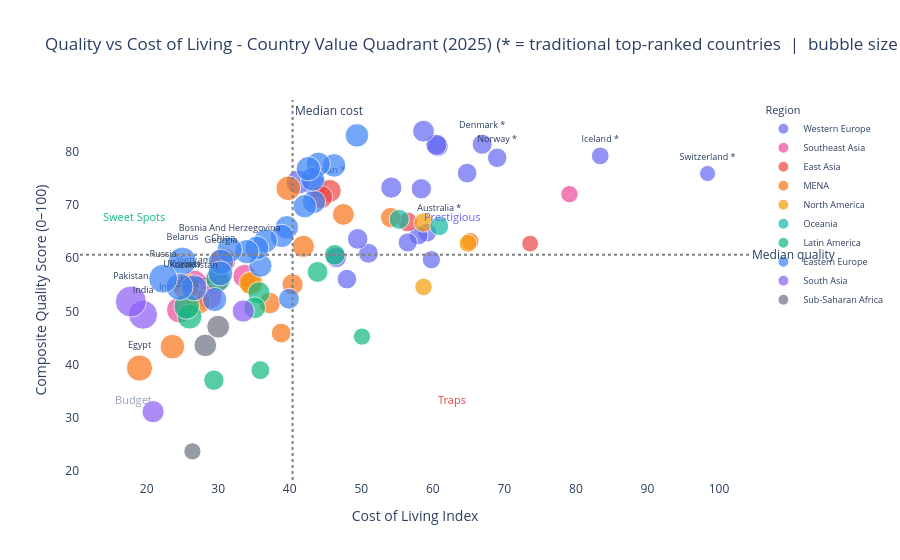

Notebook code for this chart:
### Markdown cell above
---
## Section 2: The Value Quadrant

Every country plotted by cost (x-axis) and quality (y-axis). Dividing lines sit at the median cost and median quality across all 89 countries:

- **Top-left (Sweet Spots):** High quality, low cost
- **Top-right (Prestigious):** High quality, high cost - traditional liveability top countries
- **Bottom-left (Budget):** Low quality, low cost
- **Bottom-right (Traps):** Low quality, high cost

Bubble size reflects the value index.

### Code cell
med_cost    = df['Cost of Living Index'].median()
med_quality = df['quality_score'].median()

top15_set = set(df.nlargest(15, 'value_index')['Country'])
flagship  = {'Switzerland', 'Denmark', 'Australia', 'Norway', 'Iceland', 'Japan'}

def label_country(row):
    if row['Country'] in top15_set: return row['Country']
    if row['Country'] in flagship:  return row['Country'] + ' *'
    return ''

df['label'] = df.apply(label_country, axis=1)

fig = px.scatter(
    df,
    x='Cost of Living Index',
    y='quality_score',
    size='size_bubble',
    color='region',
    hover_name='Country',
    text='label',
    color_discrete_map=REGION_COLORS,
    hover_data={
        'value_index':          ':.3f',
        'quality_score':        ':.1f',
        'Cost of Living Index': ':.1f',
        'size_bubble':          False,
        'region':               False,
    },
    title=f'Quality vs Cost of Living - Country Value Quadrant ({YEAR})\n'
          '(* = traditional top-ranked countries  |  bubble size = value index)',
    labels={
        'Cost of Living Index': 'Cost of Living Index',
        'quality_score':        'Composite Quality Score (0–100)',
        'region':               'Region',
    },
    size_max=22,
)

fig.add_vline(x=med_cost,    line_dash='dot', line_color='grey',
              annotation_text='Median cost',    annotation_position='top right')
fig.add_hline(y=med_quality, line_dash='dot', line_color='grey',
              annotation_text='Median quality', annotation_position='right')

fig.update_traces(textposition='top center', textfont=dict(size=9))
fig.update_layout(
    plot_bgcolor='white', paper_bgcolor='white',
    legend=dict(font=dict(size=9)),
    annotations=fig.layout.annotations + (
        dict(x=med_cost*0.45,  y=med_quality*1.12, text='Sweet Spots',
             showarrow=False, font=dict(size=11, color='#10B981')),
        dict(x=med_cost*1.55,  y=med_quality*1.12, text='Prestigious',
             showarrow=False, font=dict(size=11, color='#6366F1')),
        dict(x=med_cost*0.45,  y=med_quality*0.55, text='Budget',
             showarrow=False, font=dict(size=11, color='#94A3B8')),
        dict(x=med_cost*1.55,  y=med_quality*0.55, text='Traps',
             showarrow=False, font=dict(size=11, color='#EF4444')),
    )
)
fig.show()

### Figure 1 — Plotly figure (JSON) as saved in the notebook; plotly's stock layout.template omitted (floating-point values rounded to 4 significant figures)
{"data": [{"customdata": [[0.772, 0.772, "Western Europe"], [0.95, 0.95, "Western Europe"], [1.143, 1.143, "Western Europe"], [1.217, 1.217, "Western Europe"], [1.173, 1.173, "Western Europe"], [1.336, 1.336, "Western Europe"], [1.344, 1.344, "Western Europe"], [0.998, 0.998, "Western Europe"], [1.095, 1.095, "Western Europe"], [1.429, 1.429, "Western Europe"], [1.251, 1.251, "Western Europe"], [1.109, 1.109, "Western Europe"], [1.114, 1.114, "Western Europe"], [1.352, 1.352, "Western Europe"], [1.194, 1.194, "Western Europe"], [1.285, 1.285, "Western Europe"], [1.168, 1.168, "Western Europe"], [1.293, 1.293, "Western Europe"], [1.694, 1.694, "Western Europe"], [1.803, 1.803, "Western Europe"]], "hovertemplate": "<b>%{hovertext}</b><br><br>Cost of Living Index=%{x:.1f}<br>Composite Quality Score (0–100)=%{y:.1f}<br>label=%{text}<br>value_index=%{customdata[0]:.3f}<extra></extra>", "hovertext": ["Switzerland", "Iceland", "Norway", "Denmark", "Luxembourg", "Austria", "Netherlands", "Ireland", "United Kingdom", "Finland", "Germany", "France", "Belgium", "Sweden", "Italy", "Cyprus", "Malta", "Greece", "Spain", "Portugal"], "legendgroup": "Western Europe", "marker": {"color": "#6366F1", "size": [0.772, 0.95, 1.143, 1.217, 1.173, 1.336, 1.344, 0.998, 1.095, 1.429, 1.251, 1.109, 1.114, 1.352, 1.194, 1.285, 1.168, 1.293, 1.694, 1.803], "sizemode": "area", "sizeref": 0.006017, "symbol": "circle"}, "mode": "markers+text", "name": "Western Europe", "orientation": "v", "showlegend": true, "text": ["Switzerland *", "Iceland *", "Norway *", "Denmark *", "", "", "", "", "", "", "", "", "", "", "", "", "", "", "", ""], "textfont": {"size": 9}, "textposition": "top center", "type": "scatter", "x": [98.4, 83.4, 69.0, 66.9, 64.8, 60.7, 60.5, 59.8, 59.2, 58.7, 58.4, 58.0, 56.5, 54.2, 51.0, 49.5, 48.0, 46.5, 43.5, 41.2], "xaxis": "x", "y": [75.92, 79.24, 78.89, 81.42, 76.0, 81.1, 81.32, 59.7, 64.82, 83.89, 73.05, 64.3, 62.96, 73.27, 60.91, 63.62, 56.05, 60.15, 73.7, 74.3], "yaxis": "y"}, {"customdata": [[0.911, 0.911, "Southeast Asia"], [1.68, 1.68, "Southeast Asia"], [1.872, 1.872, "Southeast Asia"], [1.831, 1.831, "Southeast Asia"], [2.079, 2.079, "Southeast Asia"], [2.042, 2.042, "Southeast Asia"]], "hovertemplate": "<b>%{hovertext}</b><br><br>Cost of Living Index=%{x:.1f}<br>Composite Quality Score (0–100)=%{y:.1f}<br>label=%{text}<br>value_index=%{customdata[0]:.3f}<extra></extra>", "hovertext": ["Singapore", "Thailand", "Malaysia", "Philippines", "Vietnam", "Indonesia"], "legendgroup": "Southeast Asia", "marker": {"color": "#EC4899", "size": [0.911, 1.68, 1.872, 1.831, 2.079, 2.042], "sizemode": "area", "sizeref": 0.006017, "symbol": "circle"}, "mode": "markers+text", "name": "Southeast Asia", "orientation": "v", "showlegend": true, "text": ["", "", "", "", "Vietnam", "Indonesia"], "textfont": {"size": 9}, "textposition": "top center", "type": "scatter", "x": [79.1, 33.7, 29.7, 28.8, 26.6, 24.6], "xaxis": "x", "y": [72.04, 56.61, 55.61, 52.73, 55.31, 50.24], "yaxis": "y"}, {"customdata": [[0.852, 0.852, "East Asia"], [1.182, 1.182, "East Asia"], [1.593, 1.593, "East Asia"], [1.61, 1.61, "East Asia"], [1.94, 1.94, "East Asia"]], "hovertemplate": "<b>%{hovertext}</b><br><br>Cost of Living Index=%{x:.1f}<br>Composite Quality Score (0–100)=%{y:.1f}<br>label=%{text}<br>value_index=%{customdata[0]:.3f}<extra></extra>", "hovertext": ["Hong Kong (China)", "South Korea", "Japan", "Taiwan", "China"], "legendgroup": "East Asia", "marker": {"color": "#EF4444", "size": [0.852, 1.182, 1.593, 1.61, 1.94], "sizemode": "area", "sizeref": 0.006017, "symbol": "circle"}, "mode": "markers+text", "name": "East Asia", "orientation": "v", "showlegend": true, "text": ["", "", "Japan *", "", "China"], "textfont": {"size": 9}, "textposition": "top center", "type": "scatter", "x": [73.6, 56.5, 45.6, 44.4, 30.7], "xaxis": "x", "y": [62.74, 66.81, 72.65, 71.5, 59.57], "yaxis": "y"}, {"customdata": [[0.969, 0.969, "MENA"], [1.25, 1.25, "MENA"], [1.436, 1.436, "MENA"], [1.485, 1.485, "MENA"], [1.363, 1.363, "MENA"], [1.838, 1.838, "MENA"], [1.183, 1.183, "MENA"], [1.386, 1.386, "MENA"], [1.592, 1.592, "MENA"], [1.904, 1.904, "MENA"], [2.142, 2.142, "MENA"], [1.837, 1.837, "MENA"], [2.07, 2.07, "MENA"]], "hovertemplate": "<b>%{hovertext}</b><br><br>Cost of Living Index=%{x:.1f}<br>Composite Quality Score (0–100)=%{y:.1f}<br>label=%{text}<br>value_index=%{customdata[0]:.3f}<extra></extra>", "hovertext": ["Israel", "United Arab Emirates", "Qatar", "Saudi Arabia", "Kuwait", "Oman", "Lebanon", "Jordan", "Turkey", "Morocco", "Tunisia", "Iran", "Egypt"], "legendgroup": "MENA", "marker": {"color": "#F97316", "size": [0.969, 1.25, 1.436, 1.485, 1.363, 1.838, 1.183, 1.386, 1.592, 1.904, 2.142, 1.837, 2.07], "sizemode": "area", "sizeref": 0.006017, "symbol": "circle"}, "mode": "markers+text", "name": "MENA", "orientation": "v", "showlegend": true, "text": ["", "", "", "", "", "", "", "", "", "Morocco", "Tunisia", "", "Egypt"], "textfont": {"size": 9}, "textposition": "top center", "type": "scatter", "x": [65.2, 54.1, 47.5, 41.9, 40.4, 39.8, 38.8, 37.2, 34.7, 27.2, 25.5, 23.6, 19.0], "xaxis": "x", "y": [63.15, 67.63, 68.23, 62.22, 55.05, 73.14, 45.91, 51.54, 55.24, 51.79, 54.63, 43.35, 39.33], "yaxis": "y"}, {"customdata": [[0.967, 0.967, "North America"], [0.93, 0.93, "North America"], [1.136, 1.136, "North America"], [1.604, 1.604, "North America"]], "hovertemplate": "<b>%{hovertext}</b><br><br>Cost of Living Index=%{x:.1f}<br>Composite Quality Score (0–100)=%{y:.1f}<br>label=%{text}<br>value_index=%{customdata[0]:.3f}<extra></extra>", "hovertext": ["United States", "Puerto Rico", "Canada", "Mexico"], "legendgroup": "North America", "marker": {"color": "#F59E0B", "size": [0.967, 0.93, 1.136, 1.604], "sizemode": "area", "sizeref": 0.006017, "symbol": "circle"}, "mode": "markers+text", "name": "North America", "orientation": "v", "showlegend": true, "text": ["", "", "", ""], "textfont": {"size": 9}, "textposition": "top center", "type": "scatter", "x": [64.9, 58.7, 58.7, 34.5], "xaxis": "x", "y": [62.78, 54.59, 66.71, 55.33], "yaxis": "y"}, {"customdata": [[1.084, 1.084, "Oceania"], [1.217, 1.217, "Oceania"]], "hovertemplate": "<b>%{hovertext}</b><br><br>Cost of Living Index=%{x:.1f}<br>Composite Quality Score (0–100)=%{y:.1f}<br>label=%{text}<br>value_index=%{customdata[0]:.3f}<extra></extra>", "hovertext": ["Australia", "New Zealand"], "legendgroup": "Oceania", "marker": {"color": "#14B8A6", "size": [1.084, 1.217], "sizemode": "area", "sizeref": 0.006017, "symbol": "circle"}, "mode": "markers+text", "name": "Oceania", "orientation": "v", "showlegend": true, "text": ["Australia *", ""], "textfont": {"size": 9}, "textposition": "top center", "type": "scatter", "x": [60.9, 55.3], "xaxis": "x", "y": [66.01, 67.31], "yaxis": "y"}, {"customdata": [[0.903, 0.903, "Latin America"], [1.309, 1.309, "Latin America"], [1.308, 1.308, "Latin America"], [1.084, 1.084, "Latin America"], [1.498, 1.498, "Latin America"], [1.443, 1.443, "Latin America"], [1.869, 1.869, "Latin America"], [1.26, 1.26, "Latin America"], [1.885, 1.885, "Latin America"], [1.989, 1.989, "Latin America"]], "hovertemplate": "<b>%{hovertext}</b><br><br>Cost of Living Index=%{x:.1f}<br>Composite Quality Score (0–100)=%{y:.1f}<br>label=%{text}<br>value_index=%{customdata[0]:.3f}<extra></extra>", "hovertext": ["Costa Rica", "Uruguay", "Panama", "Venezuela", "Argentina", "Chile", "Ecuador", "Peru", "Colombia", "Brazil"], "legendgroup": "Latin America", "marker": {"color": "#10B981", "size": [0.903, 1.309, 1.308, 1.084, 1.498, 1.443, 1.869, 1.26, 1.885, 1.989], "sizemode": "area", "sizeref": 0.006017, "symbol": "circle"}, "mode": "markers+text", "name": "Latin America", "orientation": "v", "showlegend": true, "text": ["", "", "", "", "", "", "", "", "", "Brazil"], "textfont": {"size": 9}, "textposition": "top center", "type": "scatter", "x": [50.1, 46.3, 43.9, 35.9, 35.7, 35.1, 30.0, 29.4, 26.0, 25.6], "xaxis": "x", "y": [45.24, 60.62, 57.41, 38.93, 53.47, 50.66, 56.08, 37.04, 49.01, 50.91], "yaxis": "y"}, {"customdata": [[1.682, 1.682, "Eastern Europe"], [1.676, 1.676, "Eastern Europe"], [1.765, 1.765, "Eastern Europe"], [1.626, 1.626, "Eastern Europe"], [1.732, 1.732, "Eastern Europe"], [1.804, 1.804, "Eastern Europe"], [1.657, 1.657, "Eastern Europe"], [1.312, 1.312, "Eastern Europe"], [1.662, 1.662, "Eastern Europe"], [1.65, 1.65, "Eastern Europe"], [1.728, 1.728, "Eastern Europe"], [1.632, 1.632, "Eastern Europe"], [1.749, 1.749, "Eastern Europe"], [1.801, 1.801, "Eastern Europe"], [1.949, 1.949, "Eastern Europe"], [1.951, 1.951, "Eastern Europe"], [1.885, 1.885, "Eastern Europe"], [1.77, 1.77, "Eastern Europe"], [2.045, 2.045, "Eastern Europe"], [2.378, 2.378, "Eastern Europe"], [2.22, 2.22, "Eastern Europe"], [2.517, 2.517, "Eastern Europe"]], "hovertemplate": "<b>%{hovertext}</b><br><br>Cost of Living Index=%{x:.1f}<br>Composite Quality Score (0–100)=%{y:.1f}<br>label=%{text}<br>value_index=%{customdata[0]:.3f}<extra></extra>", "hovertext": ["Estonia", "Slovenia", "Lithuania", "Latvia", "Croatia", "Czech Republic", "Slovakia", "Albania", "Armenia", "Poland", "Hungary", "Serbia", "Bulgaria", "Romania", "Bosnia And Herzegovina", "Georgia", "North Macedonia", "Azerbaijan", "Kazakhstan", "Belarus", "Ukraine", "Russia"], "legendgroup": "Eastern Europe", "marker": {"color": "#3B82F6", "size": [1.682, 1.676, 1.765, 1.626, 1.732, 1.804, 1.657, 1.312, 1.662, 1.65, 1.728, 1.632, 1.749, 1.801, 1.949, 1.951, 1.885, 1.77, 2.045, 2.378, 2.22, 2.517], "sizemode": "area", "sizeref": 0.006017, "symbol": "circle"}, "mode": "markers+text", "name": "Eastern Europe", "orientation": "v", "showlegend": true, "text": ["", "", "", "", "", "", "", "", "", "", "", "", "", "", "Bosnia And Herzegovina", "Georgia", "", "", "Kazakhstan", "Belarus", "Ukraine", "Russia"], "textfont": {"size": 9}, "textposition": "top center", "type": "scatter", "x": [49.4, 46.2, 44.0, 43.4, 43.2, 42.6, 42.1, 39.9, 39.6, 38.9, 36.6, 35.9, 35.4, 34.0, 31.6, 30.4, 30.3, 29.5, 26.6, 25.0, 24.6, 22.3], "xaxis": "x", "y": [83.1, 77.44, 77.68, 70.59, 74.82, 76.83, 69.78, 52.36, 65.81, 64.18, 63.23, 58.57, 61.9, 61.22, 61.58, 59.32, 57.12, 52.22, 54.41, 59.44, 54.61, 56.13], "yaxis": "y"}, {"customdata": [[1.494, 1.494, "South Asia"], [1.488, 1.488, "South Asia"], [2.53, 2.53, "South Asia"], [2.912, 2.912, "South Asia"]], "hovertemplate": "<b>%{hovertext}</b><br><br>Cost of Living Index=%{x:.1f}<br>Composite Quality Score (0–100)=%{y:.1f}<br>label=%{text}<br>value_index=%{customdata[0]:.3f}<extra></extra>", "hovertext": ["Sri Lanka", "Bangladesh", "India", "Pakistan"], "legendgroup": "South Asia", "marker": {"color": "#8B5CF6", "size": [1.494, 1.488, 2.53, 2.912], "sizemode": "area", "sizeref": 0.006017, "symbol": "circle"}, "mode": "markers+text", "name": "South Asia", "orientation": "v", "showlegend": true, "text": ["", "", "India", "Pakistan"], "textfont": {"size": 9}, "textposition": "top center", "type": "scatter", "x": [33.5, 20.9, 19.5, 17.8], "xaxis": "x", "y": [50.05, 31.11, 49.34, 51.84], "yaxis": "y"}, {"customdata": [[1.57, 1.57, "Sub-Saharan Africa"], [1.546, 1.546, "Sub-Saharan Africa"], [0.896, 0.896, "Sub-Saharan Africa"]], "hovertemplate": "<b>%{hovertext}</b><br><br>Cost of Living Index=%{x:.1f}<br>Composite Quality Score (0–100)=%{y:.1f}<br>label=%{text}<br>value_index=%{customdata[0]:.3f}<extra></extra>", "hovertext": ["South Africa", "Kenya", "Nigeria"], "legendgroup": "Sub-Saharan Africa", "marker": {"color": "#6B7280", "size": [1.57, 1.546, 0.896], "sizemode": "area", "sizeref": 0.006017, "symbol": "circle"}, "mode": "markers+text", "name": "Sub-Saharan Africa", "orientation": "v", "showlegend": true, "text": ["", "", ""], "textfont": {"size": 9}, "textposition": "top center", "type": "scatter", "x": [30.0, 28.2, 26.4], "xaxis": "x", "y": [47.1, 43.59, 23.65], "yaxis": "y"}], "layout": {"annotations": [{"showarrow": false, "text": "Median cost", "x": 40.4, "xanchor": "left", "xref": "x", "y": 1, "yanchor": "top", "yref": "y domain"}, {"showarrow": false, "text": "Median quality", "x": 1, "xanchor": "left", "xref": "x domain", "y": 60.62, "yanchor": "middle", "yref": "y"}, {"font": {"color": "#10B981", "size": 11}, "showarrow": false, "text": "Sweet Spots", "x": 18.18, "y": 67.89}, {"font": {"color": "#6366F1", "size": 11}, "showarrow": false, "text": "Prestigious", "x": 62.62, "y": 67.89}, {"font": {"color": "#94A3B8", "size": 11}, "showarrow": false, "text": "Budget", "x": 18.18, "y": 33.34}, {"font": {"color": "#EF4444", "size": 11}, "showarrow": false, "text": "Traps", "x": 62.62, "y": 33.34}], "legend": {"font": {"size": 9}, "itemsizing": "constant", "title": {"text": "Region"}, "tracegroupgap": 0}, "paper_bgcolor": "white", "plot_bgcolor": "white", "shapes": [{"line": {"color": "grey", "dash": "dot"}, "type": "line", "x0": 40.4, "x1": 40.4, "xref": "x", "y0": 0, "y1": 1, "yref": "y domain"}, {"line": {"color": "grey", "dash": "dot"}, "type": "line", "x0": 0, "x1": 1, "xref": "x domain", "y0": 60.62, "y1": 60.62, "yref": "y"}], "title": {"text": "Quality vs Cost of Living - Country Value Quadrant (2025)\n(* = traditional top-ranked countries  |  bubble size = value index)"}, "xaxis": {"anchor": "y", "domain": [0, 1], "title": {"text": "Cost of Living Index"}}, "yaxis": {"anchor": "x", "domain": [0, 1], "title": {"text": "Composite Quality Score (0–100)"}}}}
